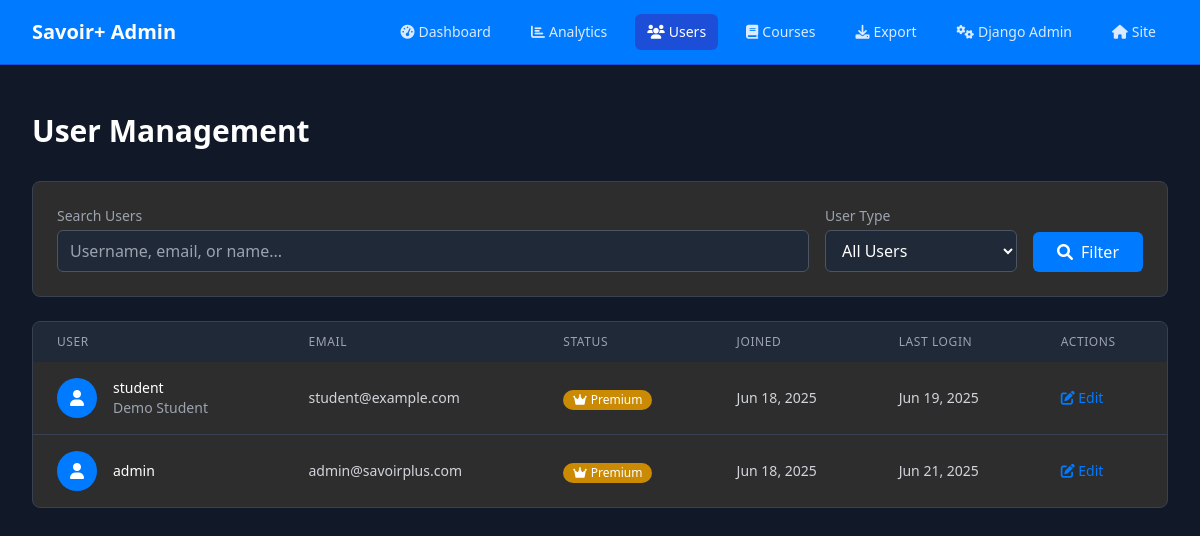
The page /manage/users/ (signed in) on the database as committed earlier.
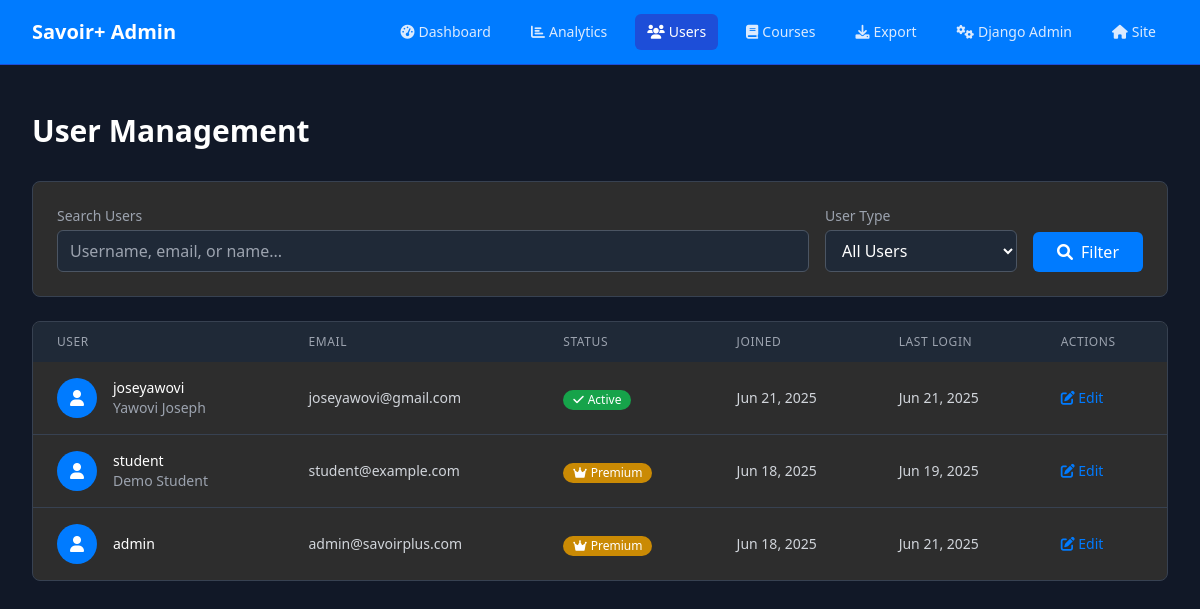
The same page on the database as committed later.
### lms/models.py (models this page shows, shortened)
class User(AbstractUser):
    is_paid_user = models.BooleanField(default=False, verbose_name=_('Is Paid User'))
    trial_start_date = models.DateTimeField(auto_now_add=True, verbose_name=_('Trial Start Date'))
    trial_end_date = models.DateTimeField(blank=True, null=True, verbose_name=_('Trial End Date'))
    def save(self, *args, **kwargs):
        if not self.trial_start_date:
            from django.utils import timezone
            self.trial_start_date = timezone.now()
        if not self.trial_end_date and self.trial_start_date:
            self.trial_end_date = self.trial_start_date + timedelta(days=15)
        super().save(*args, **kwargs)

### lms/views.py (the view, shortened to what this page needs)
# urls.py: path('manage/users/', views.admin_user_management, name='admin_user_management'),
@staff_member_required
def admin_user_management(request):
    users = User.objects.all().order_by('-date_joined')
    search_query = request.GET.get('search', '')
    paginator = Paginator(users, 25)
    page_number = request.GET.get('page')
    users = paginator.get_page(page_number)
    context = {
        'users': users,
        'search_query': search_query,
        'total_users': User.objects.count(),
        'active_users': User.objects.filter(is_active=True).count(),
        'paid_users': User.objects.filter(is_paid_user=True).count(),
    }
    return render(request, 'admin/user_management.html', context)

### templates/admin/user_management.html (shortened to what the changed rows need)
<!DOCTYPE html>
<html lang="en">
<head>
    <script src="https://cdn.tailwindcss.com"></script>
    <link rel="stylesheet" href="https://cdnjs.cloudflare.com/ajax/libs/font-awesome/6.0.0/css/all.min.css">
</head>
<body class="bg-gray-900 text-white">
    <nav class="bg-primary border-b border-blue-700">
        <div class="max-w-7xl mx-auto px-4 sm:px-6 lg:px-8">
            <div class="flex justify-between h-16">
                <div class="flex items-center">
                    <h1 class="text-xl font-bold text-white">Savoir+ Admin</h1>
                </div>
            </div>
        </div>
    </nav>
    <div class="max-w-7xl mx-auto py-6 sm:px-6 lg:px-8">
        <div class="px-4 py-6 sm:px-0">
            <h1 class="text-3xl font-bold text-white mb-8">User Management</h1>
            <div class="bg-dark-card rounded-lg border border-gray-700 overflow-hidden">
                <div class="overflow-x-auto">
                    <table class="w-full">
                        <thead class="bg-gray-800">
                            <tr>
                                <th class="px-6 py-3 text-left text-xs font-medium text-gray-400 uppercase tracking-wider">User</th>
                                <th class="px-6 py-3 text-left text-xs font-medium text-gray-400 uppercase tracking-wider">Email</th>
                                <th class="px-6 py-3 text-left text-xs font-medium text-gray-400 uppercase tracking-wider">Status</th>
                                <th class="px-6 py-3 text-left text-xs font-medium text-gray-400 uppercase tracking-wider">Joined</th>
                                <th class="px-6 py-3 text-left text-xs font-medium text-gray-400 uppercase tracking-wider">Last Login</th>
                                <th class="px-6 py-3 text-left text-xs font-medium text-gray-400 uppercase tracking-wider">Actions</th>
                            </tr>
                        </thead>
                        <tbody class="divide-y divide-gray-700">
                            {% for user in users %}
                            <tr class="hover:bg-gray-800">
                                <td class="px-6 py-4 whitespace-nowrap">
                                    <div class="flex items-center">
                                        <div class="w-10 h-10 bg-primary rounded-full flex items-center justify-center">
                                            <i class="fas fa-user text-white"></i>
                                        </div>
                                        <div class="ml-4">
                                            <div class="text-sm font-medium text-white">{{ user.username }}</div>
                                            <div class="text-sm text-gray-400">{{ user.first_name }} {{ user.last_name }}</div>
                                        </div>
                                    </div>
                                </td>
                                <td class="px-6 py-4 whitespace-nowrap text-sm text-gray-300">{{ user.email }}</td>
                                <td class="px-6 py-4 whitespace-nowrap">
                                    {% if user.is_paid_user %}
                                    <span class="inline-flex items-center px-2.5 py-0.5 rounded-full text-xs font-medium bg-yellow-600 text-white">
                                        <i class="fas fa-crown mr-1"></i>Premium
                                    </span>
                                    {% elif user.is_active %}
                                    <span class="inline-flex items-center px-2.5 py-0.5 rounded-full text-xs font-medium bg-green-600 text-white">
                                        <i class="fas fa-check mr-1"></i>Active
                                    </span>
                                    {% else %}
                                    <span class="inline-flex items-center px-2.5 py-0.5 rounded-full text-xs font-medium bg-red-600 text-white">
                                        <i class="fas fa-times mr-1"></i>Inactive
                                    </span>
                                    {% endif %}
                                </td>
                                <td class="px-6 py-4 whitespace-nowrap text-sm text-gray-300">{{ user.date_joined|date:"M d, Y" }}</td>
                                <td class="px-6 py-4 whitespace-nowrap text-sm text-gray-300">
                                    {% if user.last_login %}
                                        {{ user.last_login|date:"M d, Y" }}
                                    {% else %}
                                        Never
                                    {% endif %}
                                </td>
                                <td class="px-6 py-4 whitespace-nowrap text-sm font-medium">
                                    <a href="/admin/lms/user/{{ user.id }}/change/" class="text-primary hover:text-blue-400 mr-3">
                                        <i class="fas fa-edit"></i> Edit
                                    </a>
                                </td>
                            </tr>
                            {% empty %}
                            <tr>
                                <td colspan="6" class="px-6 py-4 text-center text-gray-400">No users found</td>
                            </tr>
                            {% endfor %}
                        </tbody>
                    </table>
                </div>
            </div>
        </div>
    </div>
</body>
</html>

Rows that differ between the two databases and show on the page:
added User: username "joseyawovi", first_name "Yawovi", last_name "Joseph", email "joseyawovi@gmail.com", is_paid_user False (drawn), date_joined "Jun 21, 2025", last_login "Jun 21, 2025"
